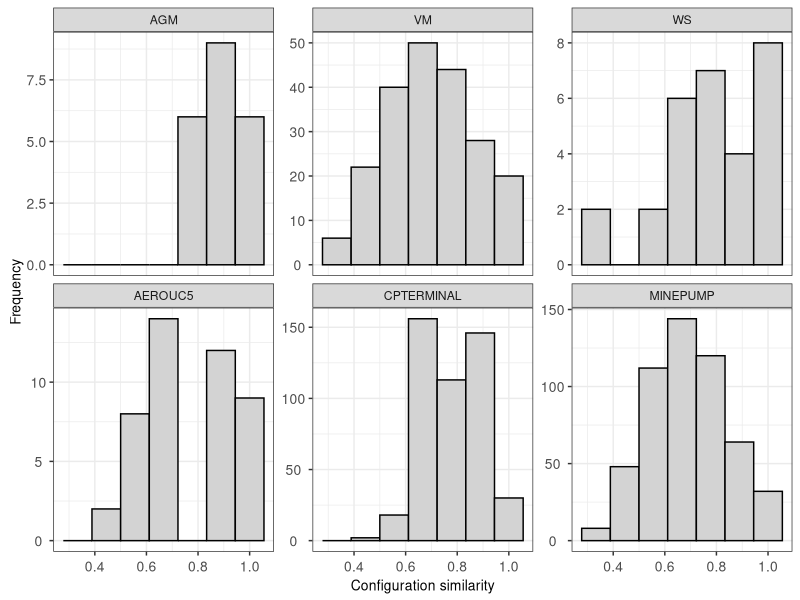
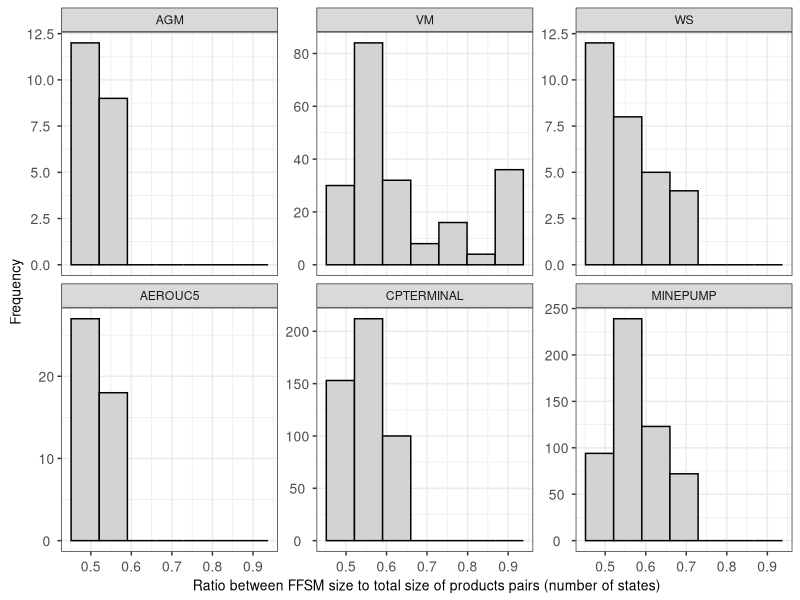
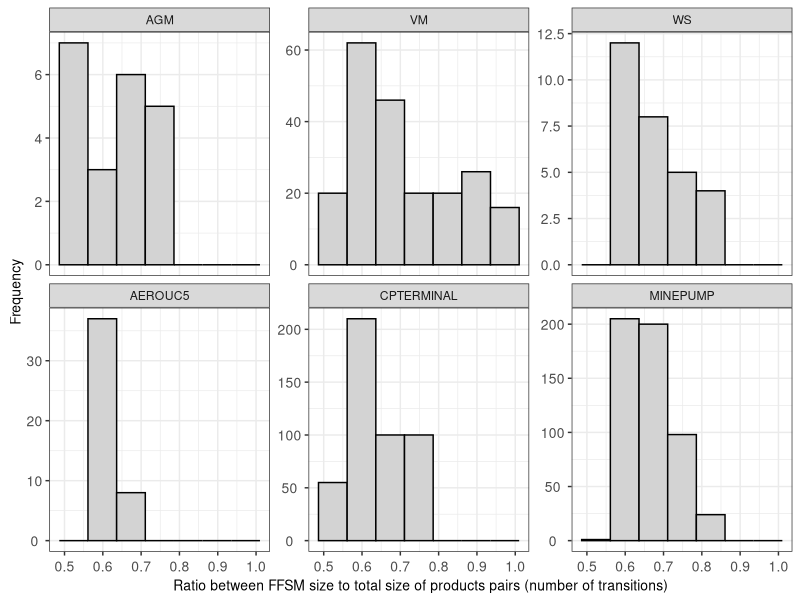
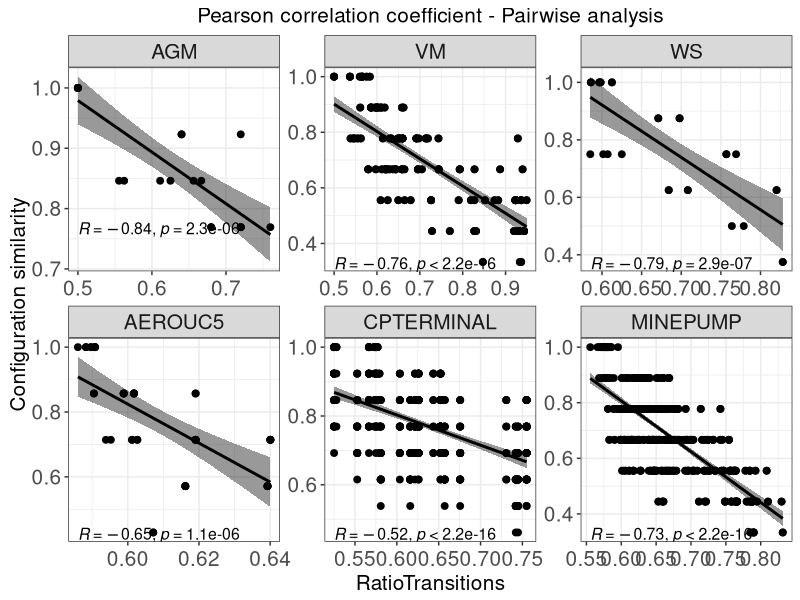
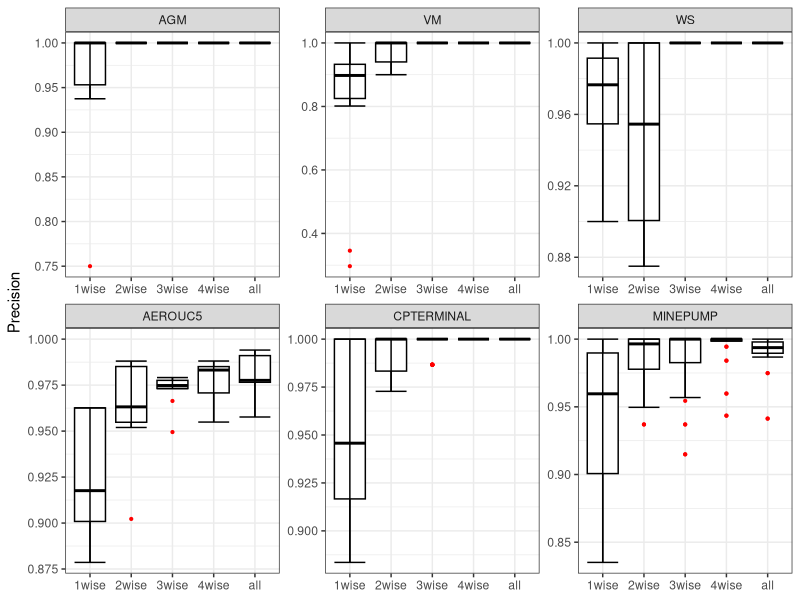
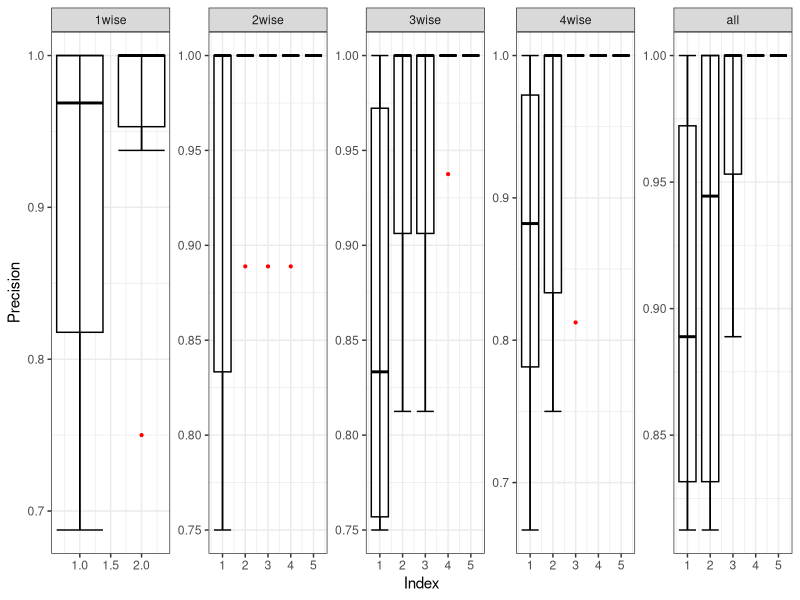
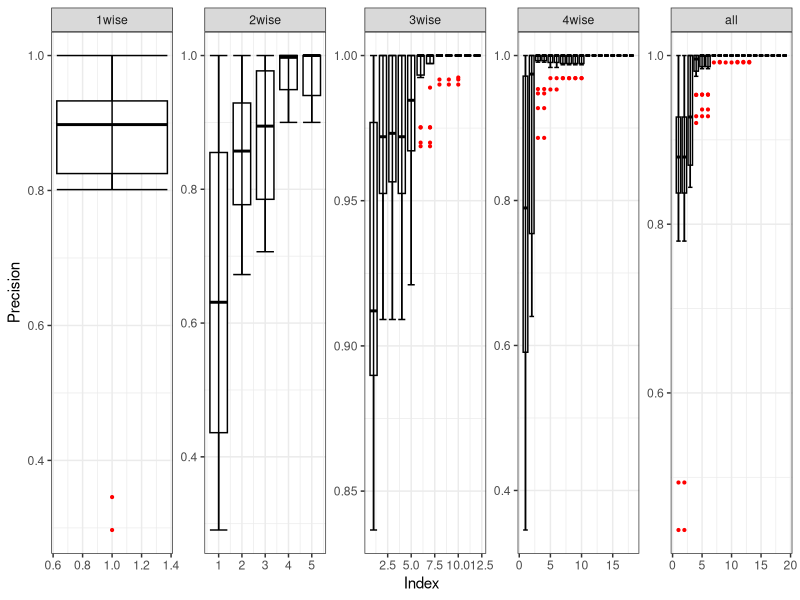
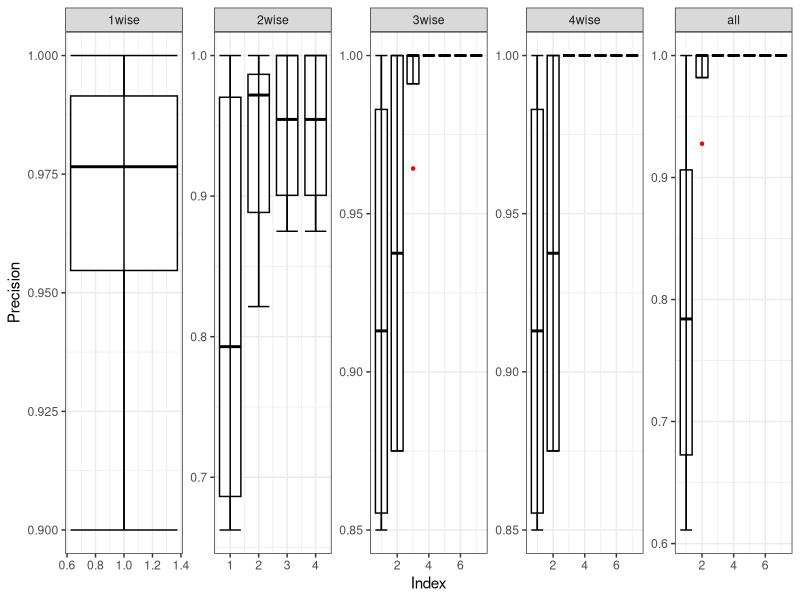

Source code (R) for these figures, in order: (Note: this script raises an error after producing the figures.)
list.of.packages <- c("ggpubr","ggrepel","ggplot2","effsize","stringr","reshape","dplyr", "egg", "gridExtra", "xtable")

# new.packages <- list.of.packages[!(list.of.packages %in% installed.packages(lib.loc="/home/cdnd1/Rpackages/")[,"Package"])]
# if(length(new.packages)) install.packages(new.packages,lib="/home/cdnd1/Rpackages/")
# lapply(list.of.packages,require,character.only=TRUE, lib.loc="/home/cdnd1/Rpackages/")

new.packages <- list.of.packages[!(list.of.packages %in% installed.packages()[,"Package"])]
if(length(new.packages)) install.packages(new.packages, dependencies = TRUE)
lapply(list.of.packages,require,character.only=TRUE)

rm(new.packages,list.of.packages)

# # Loading log files from pair merging, dissimilarity, and comparelanguage.
# # Then, combine tables in a single data structure
# pair_tabs <- NULL
# # for (an_spl in c("agm", "bcs2")) {
# # for (an_spl in c("agm", "vm", "ws", "bcs2")) {
# # for (an_spl in c("agm", "vm", "ws", "bcs2", "cpterminal", "minepump")) {
# for (an_spl in c("agm", "vm", "ws", "cpterminal", "minepump", "aerouc5")) {
# # for (an_spl in c("agm", "vm", "ws", "bcs2", "cpterminal", "minepump", "aerouc5")) {
#   tab_c<-read.table(paste("./pair/pair_merging_",an_spl,".log",sep = ""),sep="/", header=TRUE)
#   tab_d<-read.table(paste("./pair/pair_dissimilarity_",an_spl,".log",sep = ""),sep="\t", header=TRUE)
#   tab_l<-read.table(paste("./pair/pair_comparelanguages_",an_spl,".log",sep = ""),sep="|", header=TRUE)
#   tab_m<-merge(merge(tab_c,tab_d),tab_l)
#   tab_m$SPL <- an_spl
#   if(is.null(pair_tabs)){
#     pair_tabs <- tab_m
#   }else{
#     pair_tabs <- rbind(pair_tabs,tab_m)
#   }
#   rm(tab_c,tab_d,tab_l,tab_m)
# }
# write.table(pair_tabs,"./pair_mdc.tab")
pair_tabs<-read.table("./pair_mdc.tab")
pair_tabs$SPL<-toupper(pair_tabs$SPL)
pair_tabs<-pair_tabs[pair_tabs$SPL!='BCS2',]
pair_tabs$SPL <- factor(pair_tabs$SPL, levels = c("AGM","VM","WS","AEROUC5","CPTERMINAL","MINEPUMP"))

# calculate similarity (opposite of dissim)
pair_tabs$ConfigSim <- 1-pair_tabs$ConfigDissim

# calculate model size increment in terms of the maximum size (number of states)
pair_tabs$RatioStates<- apply(pair_tabs[,c("TotalStatesRef","TotalStatesUpdt")],1,sum)
pair_tabs$RatioStates<- pair_tabs$StatesFFSM/pair_tabs$RatioStates

# calculate model size increment in terms of the maximum size (number of transitions)  
pair_tabs$RatioTransitions<- apply(pair_tabs[,c("TotalTransitionsRef","TotalTransitionsUpdt")],1,sum)
pair_tabs$RatioTransitions<- pair_tabs$TransitionsFFSM/pair_tabs$RatioTransitions

# # calculate model size increment in terms of the largest model size (number of states)
# pair_tabs$RatioStatesMax<- apply(pair_tabs[,c("TotalStatesRef","TotalStatesUpdt")],1,max)
# pair_tabs$RatioStatesMax<- pair_tabs$StatesFFSM/pair_tabs$RatioStatesMax
# 
# # calculate model size increment in terms of the largest model size (number of transitions)  
# pair_tabs$RatioTransitionsMax<- apply(pair_tabs[,c("TotalTransitionsRef","TotalTransitionsUpdt")],1,max)
# pair_tabs$RatioTransitionsMax<- pair_tabs$TransitionsFFSM/pair_tabs$RatioTransitionsMax

# dissimilarity histogram 
filename <- "histogram_ConfigSim.pdf"
p<-ggplot(pair_tabs, aes(x=ConfigSim)) + 
  geom_histogram(color="black", fill="lightgrey", bins=7)+
  labs(x = "Configuration similarity", y = "Frequency")+
  theme_bw()+
  theme(
    plot.title = element_text(hjust = 0.5, size=10),
    axis.text.x  = element_text(angle = 0,   hjust = 0.5, vjust = 0.5, size=10),
    axis.text.y  = element_text(angle = 0,   hjust = 0.5, vjust = 0.5, size=10),
    axis.title.x  = element_text(angle = 0,  hjust = 0.5, vjust = 0.5, size=10),
    axis.title.y  = element_text(angle = 90, hjust = 0.5, vjust = 0.5, size=10)
  )+facet_wrap(SPL~.,scales = "free_y", nrow = 2)
#print(p)
ggsave(device=cairo_pdf, filename, width = 7.250, height = 4.5, dpi=320,p)
rm(p,filename)

# dissimilarity (RatioStates) histogram
filename <- "histogram_RatioStates.pdf"
p<-ggplot(pair_tabs, aes(x=RatioStates)) +
  geom_histogram(color="black", fill="lightgrey", bins=7)+
  labs(x = "Ratio between FFSM size to total size of products pairs (number of states)", y = "Frequency")+
  theme_bw()+
  theme(
    plot.title = element_text(hjust = 0.5, size=10),
    axis.text.x  = element_text(angle = 0,   hjust = 0.5, vjust = 0.5, size=10),
    axis.text.y  = element_text(angle = 0,   hjust = 0.5, vjust = 0.5, size=10),
    axis.title.x  = element_text(angle = 0,  hjust = 0.5, vjust = 0.5, size=10),
    axis.title.y  = element_text(angle = 90, hjust = 0.5, vjust = 0.5, size=10)
  )+facet_wrap(SPL~.,scales = "free_y", nrow = 2)
#print(p)
ggsave(device=cairo_pdf, filename, width = 7.250, height = 4.5, dpi=320,p)
rm(p,filename)

# dissimilarity (RatioTransitions) histogram
filename <- "histogram_RatioTransitions.pdf"
p<-ggplot(pair_tabs, aes(x=RatioTransitions)) +
  geom_histogram(color="black", fill="lightgrey", bins=7)+
  labs(x = "Ratio between FFSM size to total size of products pairs (number of transitions)", y = "Frequency")+
  theme_bw()+
  theme(
    plot.title = element_text(hjust = 0.5, size=10),
    axis.text.x  = element_text(angle = 0,   hjust = 0.5, vjust = 0.5, size=10),
    axis.text.y  = element_text(angle = 0,   hjust = 0.5, vjust = 0.5, size=10),
    axis.title.x  = element_text(angle = 0,  hjust = 0.5, vjust = 0.5, size=10),
    axis.title.y  = element_text(angle = 90, hjust = 0.5, vjust = 0.5, size=10)
  )+facet_wrap(SPL~.,scales = "free_y", nrow = 2)
#print(p)
ggsave(device=cairo_pdf, filename, width = 7.250, height = 4.5, dpi=320,p)
rm(p,filename)

{
  corrMethod<-"pearson"
  # x_col = "RatioStates";          xlab_txt = "Ratio between total sizes of FFSM to products pair (number of states)"
  x_col = "RatioTransitions";     xlab_txt = "Ratio between total sizes of FFSM to products pair (number of transitions)"
  y_col <- "ConfigSim"; ylab_txt <- "Configuration similarity";
  # y_col <- "RatioFeatures"; ylab_txt <- "Amount of feature sharing";
  
  y_title <- "Pearson correlation coefficient - Pairwise analysis"
  filename <- paste("correlation_",x_col,"_",y_col,".pdf",sep = "")
  
  p <-ggscatter(pair_tabs,
                 x = x_col, xlab = NULL,
                 y = y_col, ylab = ylab_txt,
                 title = y_title,
                 add = "reg.line",
                 cor.coeff.args = list(method = corrMethod, label.x.npc = 0.00, label.y.npc = 0.00),
                 cor.coef.size = 4,
                 conf.int = TRUE, # Add confidence interval
                 cor.coef = TRUE # Add correlation coefficient. see ?stat_cor
  )+
    theme_bw()+
    theme(
      plot.title = element_text(hjust = 0.5, size=15),
      strip.text.x = element_text(size = 15),
      strip.text.y = element_text(size = 15),
      axis.text.x  = element_text(angle = 0,   hjust = 0.5, vjust = 0.5, size=15),
      axis.text.y  = element_text(angle = 0,   hjust = 0.5, vjust = 0.5, size=15),
      axis.title.x  = element_text(angle = 0,  hjust = 0.5, vjust = 0.5, size=15),
      axis.title.y  = element_text(angle = 90, hjust = 0.5, vjust = 0.5, size=15)
    )+ facet_wrap(SPL~.,scales = "free", nrow = 2)
  #print(p)
  ggsave(device=cairo_pdf, filename, width = 12.5, height = 6, dpi=320,p)
  rm(p,filename,x_col,xlab_txt,y_col,ylab_txt,y_title,corrMethod)
}

# # Loading report files of recovering FFSMs from prioritized configurations
# # Then, combine tables in a single data structure
# prtz_tabs <- NULL
# for (an_spl in c("agm", "vm", "ws", "cpterminal", "minepump", "aerouc5")) {
#   for (wise in c("1wise", "2wise", "3wise", "4wise", "all")) {
#     # tab_r<-read.table(paste("../",an_spl,"/products_",wise,"/","report.tab",sep = ""),sep="/", header=TRUE)
#     # tab_prf<-read.table(paste("../",an_spl,"/products_",wise,"/","report_prf.tab",sep = ""),sep="|", header=TRUE)
#     tab_l<-read.table(paste("../",an_spl,"/products_",wise,"/","report_fmeasure_l.tab",sep = ""),sep="|", header=TRUE)
#     tab_l$SPL <- an_spl
#     tab_l$Twise <- wise
#     if(is.null(prtz_tabs)) prtz_tabs <- tab_l
#     else{
#       prtz_tabs <- rbind(prtz_tabs,tab_l)
#     }
#     rm(tab_l)
#   }
# }
# write.table(prtz_tabs,"./recov_prtz.tab")
prtz_tabs<-read.table("./recov_prtz.tab")
prtz_tabs$Index <-prtz_tabs$Reference
prtz_tabs$Index<-sub("^ffsm_","",prtz_tabs$Index)
prtz_tabs$Index<-sub("_kiss.txt$","",prtz_tabs$Index)
prtz_tabs$Index<-as.integer(prtz_tabs$Index)
prtz_tabs$SPL<-toupper(prtz_tabs$SPL)
prtz_tabs$SPL <- factor(prtz_tabs$SPL, levels = c("AGM","VM","WS","AEROUC5","CPTERMINAL","MINEPUMP"))

final_ffsm <- prtz_tabs %>% 
  group_by(SPL, Twise) %>%
  filter(Index == max(Index))

for (a_metric in c('Precision')) {
# for (a_metric in c('Precision', 'Recall','F.measure')) {
  filename <- paste(a_metric,".pdf",sep="")
  p <- ggplot(data=final_ffsm, aes_string(x="Twise",y=a_metric)) +
    geom_boxplot(color = "black", outlier.color = "red", outlier.size = .75)+
    stat_boxplot(geom ='errorbar',color = "black")+
    labs(x=NULL)+
    scale_fill_brewer(palette="Greys") +
    scale_y_continuous(limits = c(NA, 1))+
    theme_bw() +facet_wrap(SPL~.,scales = "free", nrow = 2) 
  #print(p)
  ggsave(device=cairo_pdf, filename, width = 8.65, height = 4.5, dpi=320,p)
  
  for(an_spl in unique(prtz_tabs$SPL)){
    filename <- paste(a_metric,"_",an_spl,"_byIndex.pdf",sep="")
    p <- ggplot(data=prtz_tabs[prtz_tabs$SPL==an_spl,], aes_string(x="Index",y=a_metric,group="Index")) +
      geom_boxplot(color = "black", outlier.color = "red", outlier.size = .75)+
      stat_boxplot(geom ='errorbar',color = "black")+
      scale_fill_brewer(palette="Greys") +
      scale_y_continuous(limits = c(NA, 1))+
      theme_bw() +facet_wrap(Twise~.,scales = "free", nrow = 1) 
    # print(p)
    ggsave(device=cairo_pdf, filename, width = 15, height = 3, dpi=320,p)
    # rm(p,a_metric,filename)
    
  }
}



final_by_index <- prtz_tabs %>% 
  group_by(SPL,Twise,Index) %>%
  summarize(
    mean   = mean(Precision),
    # median = median(Precision),
    sd     = sd(Precision),    
    min    = min(Precision),
    max    = max(Precision),
    count  = length(Precision)
    
    # q1     = quantile(Precision,0.25),
    # q2     = quantile(Precision,0.50),
    # q3     = quantile(Precision,0.75),
    # q4     = quantile(Precision,1.00)
  )
summarized_final <- summarized_final %>% 
  mutate_if(is.numeric, round, 2)
summarized_final<-t(summarized_final)
write.table(summarized_final,"./summarized_final.tab")


cat("",file="statistics.txt",append=FALSE)
for (an_spl in c("AGM","VM","WS","AEROUC5","CPTERMINAL","MINEPUMP")) {
  cat(paste("#########",an_spl),sep = "\n",file="statistics.txt",append=TRUE)
  
  wise1 <- final_ffsm[final_ffsm$SPL==an_spl & final_ffsm$Twise=="1wise",]$Precision
  wise2 <- final_ffsm[final_ffsm$SPL==an_spl & final_ffsm$Twise=="2wise",]$Precision
  wise3 <- final_ffsm[final_ffsm$SPL==an_spl & final_ffsm$Twise=="3wise",]$Precision
  wise4 <- final_ffsm[final_ffsm$SPL==an_spl & final_ffsm$Twise=="4wise",]$Precision
  wisea <- final_ffsm[final_ffsm$SPL==an_spl & final_ffsm$Twise=="all"  ,]$Precision
  
  # wilcox test
  wilc_w12 <-wilcox.test(wise1,wisea)
  wilc_w23 <-wilcox.test(wise2,wisea)
  wilc_w34 <-wilcox.test(wise3,wisea)
  wilc_w4a <-wilcox.test(wise4,wisea)
  
  # Vargha-Delaney
  vd_12 <- VD.A(wise1,wisea)
  vd_23 <- VD.A(wise2,wisea)
  vd_34 <- VD.A(wise3,wisea)
  vd_4a <- VD.A(wise4,wisea)
  
  
  cat("1-wise vs all",file="statistics.txt",sep="\n",append=TRUE)
  cat(paste("\tp-value =",wilc_w12$p.value),file="statistics.txt",sep="\n",append=TRUE)
  cat(paste("\tÂ =",vd_12$estimate,"(",vd_12$magnitude,")"),file="statistics.txt",sep="\n",append=TRUE)
  cat("2-wise vs all",file="statistics.txt",sep="\n",append=TRUE)
  cat(paste("\tp-value =",wilc_w23$p.value),file="statistics.txt",sep="\n",append=TRUE)
  cat(paste("\tÂ =",vd_23$estimate,"(",vd_23$magnitude,")"),file="statistics.txt",sep="\n",append=TRUE)
  cat("3-wise vs all",file="statistics.txt",sep="\n",append=TRUE)
  cat(paste("\tp-value =",wilc_w34$p.value),file="statistics.txt",sep="\n",append=TRUE)
  cat(paste("\tÂ =",vd_34$estimate,"(",vd_34$magnitude,")"),file="statistics.txt",sep="\n",append=TRUE)
  cat("4-wise vs all",file="statistics.txt",sep="\n",append=TRUE)
  cat(paste("\tp-value =",wilc_w4a$p.value),file="statistics.txt",sep="\n",append=TRUE)
  cat(paste("\tÂ =",vd_4a$estimate,"(",vd_4a$magnitude,")"),file="statistics.txt",sep="\n",append=TRUE)
}

summarized_final <- final_ffsm %>%
  group_by(SPL,Twise) %>%
  summarize(
    mean   = mean(Precision),
    # median = median(Precision),
    sd     = sd(Precision),    
    min    = min(Precision),
    max    = max(Precision),
    count  = length(Precision)
    
    # q1     = quantile(Precision,0.25),
    # q2     = quantile(Precision,0.50),
    # q3     = quantile(Precision,0.75),
    # q4     = quantile(Precision,1.00)
  )
summarized_final <- summarized_final %>% 
  mutate_if(is.numeric, round, 2)
summarized_final<-t(summarized_final)
write.table(summarized_final,"./summarized_final.tab")
